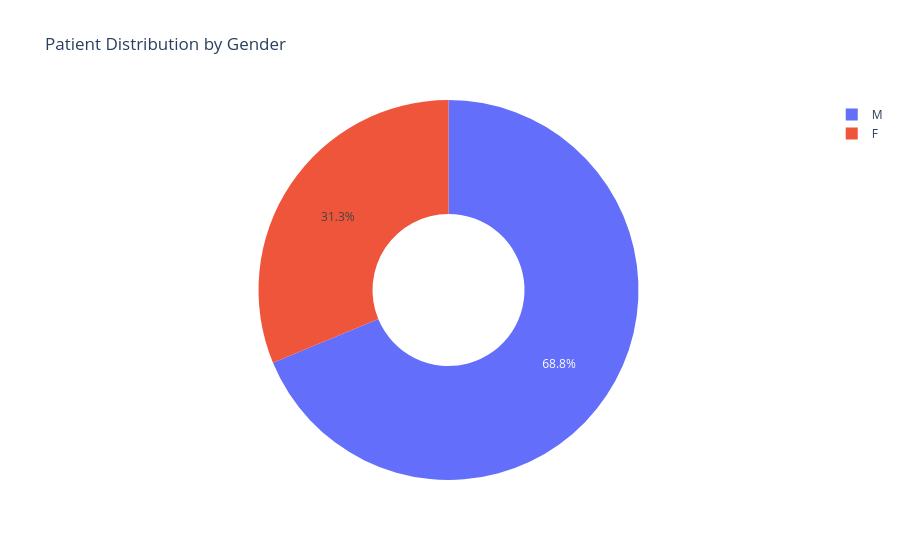

The code cell stored with this chart in its notebook:
### Markdown cell above
## Gender distribution

### Code cell
gender_distribution = (
    patients["GENDER"]
    .fillna("Unknown")
    .value_counts()
    .rename_axis("Gender")
    .reset_index(name="Patients")
)

fig = px.pie(
    gender_distribution,
    names="Gender",
    values="Patients",
    title="Patient Distribution by Gender",
    hole=0.4
)

fig.update_layout(template="plotly_white")
fig.show()

### Figure 1 — Plotly figure (JSON) as saved in the notebook; plotly's stock layout.template omitted (floating-point values rounded to 4 significant figures)
{"data": [{"domain": {"x": [0, 1], "y": [0, 1]}, "hole": 0.4, "hovertemplate": "Gender=%{label}<br>Patients=%{value}<extra></extra>", "labels": ["M", "F"], "legendgroup": "", "name": "", "showlegend": true, "type": "pie", "values": [11, 5]}], "layout": {"legend": {"tracegroupgap": 0}, "title": {"text": "Patient Distribution by Gender"}}}
